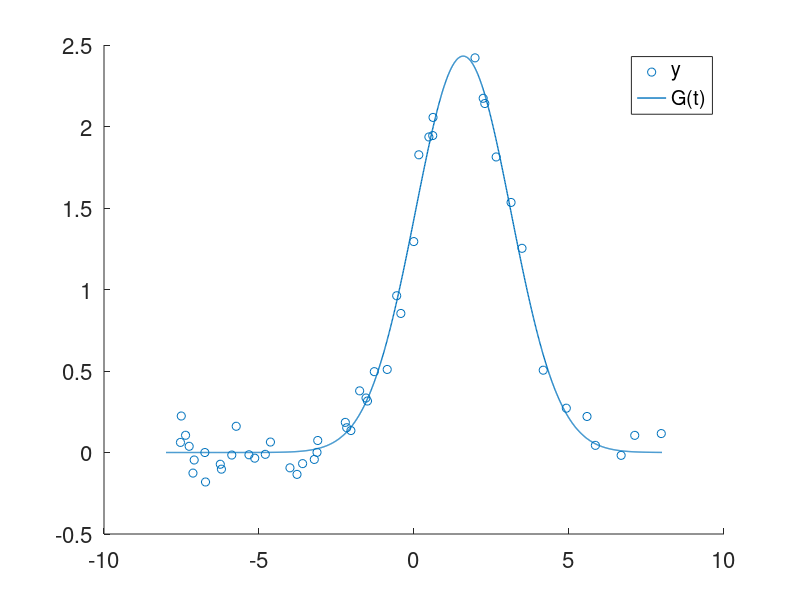

Source code (MATLAB):
load problem4_data.mat 
%loads variables t and y, both are m-by-1 vectors with m=50.
g = @(t,a,b,c) a*exp(-b*(t-c).^2); %define vector-valued function g(x)

a = 0;
b = 0;
c = 0;
x = [a;b;c]; %initialize optimization variable
epsilon = 1e-8;
for k=1:20
    a = x(1);
    b = x(2);
    c = x(3);
    
    r = g(t,a,b,c) - y; %residual vector
    
    % fill in rest of the algorithm
    % J = ... define the Jacobian
    J = [exp(-b*(t-c).^2);
        -a*(t-c).^2.*exp(-b*(t-c).^2);
        2*b*a*(t-c).*exp(-b*(t-c).^2)];
    % EXPLAIN 
    J = reshape(J,[50,3]);
    n = size(J);
    n = n(2);
    % x = ... define the x update
    x = x - (J'*J+epsilon*eye(n))\(J'*(g(t,a,b,c)-y));
end
% plot for part (d)
a = x(1);
b = x(2);
c = x(3);
fprintf("Best parameters \na=%.8f\nb=%.8f\nc=%.8f\n",a,b,c)
figure(1);
cla
hold all
scatter(t,y);
plot(-8:0.01:8,g(-8:0.01:8,a,b,c),'linewidth',1);
hold off
legend('y','G(t)');
set(gca,'fontsize',16);